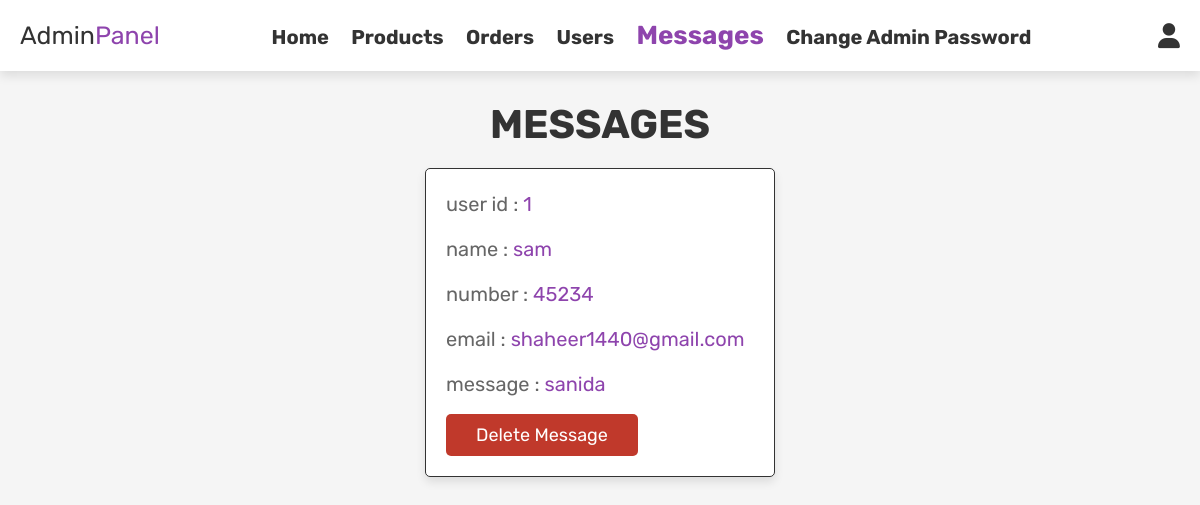
The app's page /admin_contacts.php?m (signed in) with its own data.
### tables this page shows
CREATE TABLE `message` (
  `id` int(100) NOT NULL,
  `user_id` int(100) NOT NULL,
  `name` varchar(100) NOT NULL,
  `email` varchar(100) NOT NULL,
  `number` varchar(12) NOT NULL,
  `message` varchar(500) NOT NULL
);

### admin_contacts.php (the view, shortened to what this page needs)
<?php
include 'config.php';
?>
<!DOCTYPE html>
<html lang="en">
<head>
   <link rel="stylesheet" href="https://cdnjs.cloudflare.com/ajax/libs/font-awesome/6.0.0/css/all.min.css">
   <link rel="stylesheet" href="css/admin_style.css">
</head>
<body>
<?php include 'admin_header.php'; ?>
<section class="messages">
   <h1 class="title"> messages </h1>
   <div class="box-container">
   <?php
      $select_message = mysqli_query($conn, "SELECT * FROM `message`") or die('query failed');
      if(mysqli_num_rows($select_message) > 0){
         while($fetch_message = mysqli_fetch_assoc($select_message)){
   ?>
   <div class="box">
      <p> user id : <span><?php echo $fetch_message['user_id']; ?></span> </p>
      <p> name : <span><?php echo $fetch_message['name']; ?></span> </p>
      <p> number : <span><?php echo $fetch_message['number']; ?></span> </p>
      <p> email : <span><?php echo $fetch_message['email']; ?></span> </p>
      <p> message : <span><?php echo $fetch_message['message']; ?></span> </p>
      <a href="admin_contacts.php?delete=<?php echo $fetch_message['id']; ?>" onclick="return confirm('Delete this message?');" class="delete-btn">Delete Message</a>
   </div>
   <?php
      };
   }else{
      echo '<p class="empty">You have no messages!</p>';
   }
   ?>
   </div>
</section>
</body>
</html>

### css/admin_style.css (style rules this page uses)
:root { --purple:#8e44ad; --red:#c0392b; --orange:#f39c12; --black:#333; --white:#fff; --light-color:#666; --light-white:#ccc; --light-bg:#f5f5f5; --border:.1rem solid var(--black); --box-shadow:0 .5rem 1rem rgba(0,0,0,.1); }
* { font-family: 'Rubik', sans-serif; margin:0; padding:0; box-sizing: border-box; outline: none; border:none; text-decoration: none; transition:all .2s linear; }
html { font-size: 62.5%; overflow-x: hidden; }
body { background-color: var(--light-bg); }
section { padding:3rem 2rem; }
.title { text-align: center; margin-bottom: 2rem; text-transform: uppercase; color:var(--black); font-size: 4rem; }
.btn, .option-btn, .delete-btn, .white-btn { display: inline-block; margin-top: 1rem; padding:1rem 3rem; cursor: pointer; color:var(--white); font-size: 1.8rem; border-radius: .5rem; text-transform: capitalize; }
.delete-btn { background-color: var(--red); }
.messages .box-container { display: grid; grid-template-columns: repeat(auto-fit, 35rem); justify-content: center; gap:1.5rem; max-width: 1200px; margin:0 auto; align-items: flex-start; }
.messages .box-container .box { background-color: var(--white); padding:2rem; border:var(--border); box-shadow: var(--box-shadow); border-radius: .5rem; }
.messages .box-container .box p { padding-bottom: 1.5rem; font-size: 2rem; color:var(--light-color); line-height: 1.5; }
.messages .box-container .box p span { color:var(--purple); }
.messages .box-container .box .delete-btn { margin-top: 0; }

### records on screen
message: user "1", name "sam", number "45234", email "shaheer1440@gmail.com", message "sanida"
